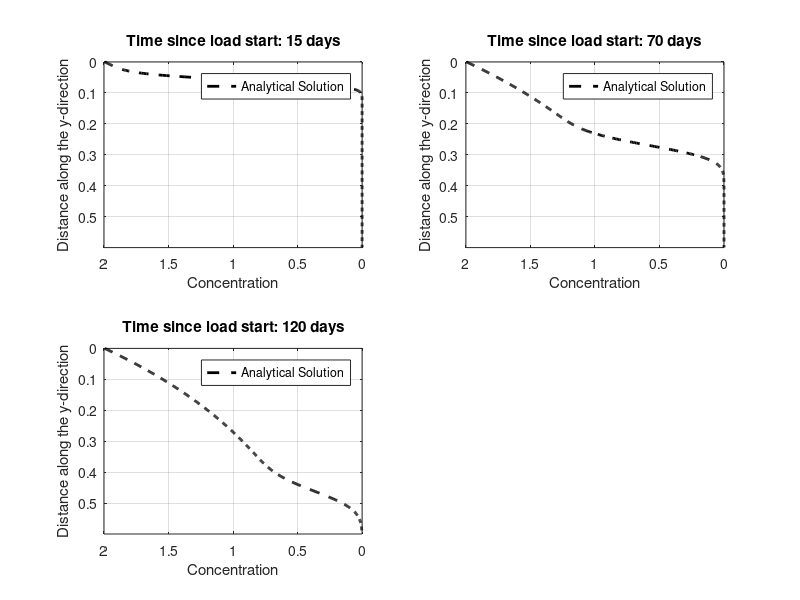

Source code (MATLAB):

% 2-dimensional analytical solution - Transient (using the analytical solution for
% instantaneous point source integrated with respect to time)

function AnltSOL_TRANSIENT_paperWRR

%%%%%%%%%%%%%%%%%%%%%%%%%%%%%%%%%%%%%%%%%%%
% CHOOSE TEST %%%%%%%%%%%%%%%%%%%%%%%%%%%%%%
%%%%%%%%%%%%%%%%%%%%%%%%%%%%%%%%%%%%%%%%%%%

% test = 2; % 2_nrTrans_instS_PorMedia
% test = 4; % 4_nrTrans_contS_PorMedia
% test = 6; % 6_nrTrans_instS_PorMedia_linDecay
% test = 8; % 8_nrTrans_contS_PorMedia_linDecay
 
test = 8; 

%%%%%%%%%%%%%%%%%%%%%%%%%%%%%%%%%%%%%%%%%%%
% General mdoel setup %%%%%%%%%%%%%%%%%%%%%
% Don't change
%%%%%%%%%%%%%%%%%%%%%%%%%%%%%%%%%%%%%%%%%%%
ny                          = 600;          % number of layers (in mm)
Dy                          = 0.0001;      	% longiitudinal dispersivity - y-direction m2/s
specificYield               = 0.23;         % (-)
iLayerLiqFluxSoil_summa_m_s = 1.0359700931174889e-08; % m/s
mLayerDepth_summa_m         = 0.006;        % m

% Preliminary calcs %%%%%%%%%%%%%%%%%%%%%%%%%%%%%%%%
% Intersticial flow velocity because of specific yield
iLayerLiqFluxSoil_summa_mm_s = iLayerLiqFluxSoil_summa_m_s * 1000; % mm/s
iLayerLiqFluxSoil_summa_mm_s_intersticial =...
    iLayerLiqFluxSoil_summa_mm_s / specificYield;       % m/s

V = iLayerLiqFluxSoil_summa_mm_s_intersticial;
%L = V * 60 * 60 * 24 * 20 / 1000;

mLayerDepth_summa_mm = mLayerDepth_summa_m * 1000;

% Time steps
if test == 4 || test == 8 
    tsim = [...
            60 * 60 * 24 * 15,...
            60 * 60 * 24 * 70,...
            60 * 60 * 24 * 120,...
            ];
elseif test == 2 || test == 6 
    tsim = [...
            60 * 60 * 24 * 55,...
            60 * 60 * 24 * 85,...
            60 * 60 * 24 * 120,...
            ];
end

% Storing %%%%%%%%%%%%%%%%%%%%%%%%%%%%%%%%
storage.Dy = Dy;
storage.tsim = tsim;
storage.V = V;
storage.ny = ny;

%%%%%%%%%%%%%%%%%%%%%%%%%%%%%%%%%%%%%%%%%%%%%%%%%%%%%%%%%%%%%%%%%%%%%%
n_ti = numel(tsim);
for ti = 1:n_ti
    
    tsim_i = tsim(ti);
    
    if test == 4 || test == 8 
        
        % Input concentration (continuous)
        C0 = 2;
         
        % Set reation rate
        if test == 4; r = 0; end                % conservative
        if test == 8; r = 0.01/(60*60*24); end  % linear decay
        storage.C0 = C0;
        storage.r = r;
        save InputData storage;
        
        % Call analytical solver
        Analytical_calc_1D_contS(tsim_i)
        
    elseif test == 2 || test == 6
        
        % Input mass (instantaneous)
        M = 350;
        
        % Mass of the receiving node
        mLayerVolFracLiq = [0.2007, 0.2014, 0.2020, 0.2027, 0.2034, 0.2041, 0.2048, 0.2055, 0.2063, 0.2070, 0.2077, 0.2085, 0.2093, 0.2101, 0.2109, 0.2117, 0.2125, 0.2133, 0.2141, 0.2150, 0.2159, 0.2167, 0.2176, 0.2185, 0.2194, 0.2204, 0.2213, 0.2223, 0.2232, 0.2242, 0.2252, 0.2262, 0.2272, 0.2283, 0.2293, 0.2304, 0.2315, 0.2326, 0.2337, 0.2348, 0.2360, 0.2372, 0.2384, 0.2396, 0.2408, 0.2420, 0.2433, 0.2446, 0.2459, 0.2472, 0.2485, 0.2499, 0.2513, 0.2527, 0.2541, 0.2555, 0.2570, 0.2584, 0.2599, 0.2615, 0.2630, 0.2646, 0.2662, 0.2678, 0.2694, 0.2711, 0.2727, 0.2744, 0.2761, 0.2779, 0.2796, 0.2814, 0.2832, 0.2850, 0.2869, 0.2888, 0.2906, 0.2925, 0.2945, 0.2964, 0.2984, 0.3003, 0.3023, 0.3043, 0.3063, 0.3083, 0.3104, 0.3124, 0.3145, 0.3165, 0.3186, 0.3206, 0.3227, 0.3247, 0.3268, 0.3288, 0.3308, 0.3328, 0.3348, 0.3368];
        hru_area_m2      = 32700;
        
        mLayerVolFracWat_summa_m3 = mLayerVolFracLiq * hru_area_m2 * mLayerDepth_summa_m;
        mLayerVolFracWat_summa_mm_m2 = mLayerVolFracLiq * hru_area_m2 * mLayerDepth_summa_m * 1000;
        UpLayVol_mm_m2 = mLayerVolFracWat_summa_m3 * 1000; % to mm*m2
        
        iLayerLiqFluxSoil_summa_mm_s = iLayerLiqFluxSoil_summa_m_s * 1000;
        
        % Set reaction rate
        if test == 2; r = 0; end                % conservative
        if test == 6; r = 0.01/(60*60*24); end  % linear decay
        
        storage.M = M;
        storage.UpLayVol_mm_m2 = UpLayVol_mm_m2;
        storage.mLayerVolFracWat_summa_mm_m2 = mLayerVolFracWat_summa_mm_m2;
        storage.mLayerVolFracLiq = mLayerVolFracLiq;
        storage.r = r;
        storage.mLayerDepth_summa_mm = mLayerDepth_summa_mm;
        storage.iLayerLiqFluxSoil_summa_mm_s = iLayerLiqFluxSoil_summa_mm_s;
        storage.hru_area_m2 =  hru_area_m2;
        save InputData storage;
        
        % Call analytical solver
        Analytical_calc_1D_instS(tsim_i)
        
    end
    %Analytical_calc_1D_2(tsim_i)
    %Analytical_calc_1D_3(tsim_i)
    %Analytical_calc_1D_justAdv(tsim_i, mLayerDepth_summa_m)
    %Analytical_calc_2D
    %Numerical_calc
    Compare_plot(ti, n_ti, tsim_i,mLayerDepth_summa_mm)
    
end


%%%%%%%%%%%%%%%%%%%%%%%%%%%%%%%%%%%%%%%%%
% ANALYTICAL
%%%%%%%%%%%%%%%%%%%%%%%%%%%%%%%%%%%%%%%%%

% 1D, continuous source, Eq. 60 of 
% USGS Chapter B7
% ANALYTICAL SOLUTIONS FOR ONE-, TWO-, AND THREE-DIMENSIONAL SOLUTE
%TRANSPORT IN GROUND-WATER SYSTEMS WITH UNIFORM FLOW
function Analytical_calc_1D_contS(tsim_i)

load InputData storage
C0=storage.C0;
Dy=storage.Dy;
r=storage.r;
V=storage.V;
ny=storage.ny;

Cfinal=zeros(1,ny);

h=waitbar(0,'ANALYTICAL solution: calculating...');

for y=1:ny
    waitbar(y/ny)

    % calculation of A

    %A = (M / UpLayVol) /...
    %    ( 4*n*pi()*(Dx*Dy)^(0.5) );
    A =  C0 / 2;

    % calculation of B
    U = (V^2 + 4*r*Dy)^0.5;
    
    B1 = exp(...
            y * (V - U)/ ...
            (2 * Dy)...
            );
        
    B2 = erfc(...
            (y - (U * tsim_i) ) / ...
            (2 * (Dy * tsim_i)^0.5));
    
    C1 = exp(...
            y * (V + U)/ ...
            (2 * Dy));
    
    C2 = erfc(...
            (y + (U * tsim_i) ) / ...
            (2 * (Dy * tsim_i)^0.5));

    % Final calculation
    C = A * (B1 * B2 + C1 * C2);

    % Saving results
    Cfinal(1,y) = C;

end

close(h)

disp('Analytical solution calculation: OK')

storage.C_analytical = Cfinal';
save AnalytSOL storage;

function Analytical_calc_1D_2(tsim_i)

load InputData storage
C0=storage.C0;
Dy=storage.Dy;
r=storage.r;
V=storage.V;
ny=storage.ny;

Cfinal=zeros(1,ny);

h=waitbar(0,'ANALYTICAL solution: calculating...');

for y=1:ny
    waitbar(y/ny)

    % calculation of A

    %A = (M / UpLayVol) /...
    %    ( 4*n*pi()*(Dx*Dy)^(0.5) );
    
    U = (V^2 + 4*r*Dy)^0.5;
    
    A =  C0 * V^2 / (4 * r * Dy);

    % calculation of B
    
    
    B1 = 2 * exp((y * V / Dy) - r * tsim_i);
        
    B2 = erfc(...
            (y + V * tsim_i) / ...
            (2 * (Dy * tsim_i)^0.5));
    
   C1 = U / V - 1; 
        
   C2 = exp(...
            y * (V - U)/ ...
            (2 * Dy));
    
    C3 = erfc(...
            (y - U * tsim_i) / ...
            (2 * (Dy * tsim_i)^0.5));
        
    D1 = U / V + 1;
    
    D2 = exp(...
            y * (V + U)/ ...
            (2 * Dy));
    
    D3 = erfc(...
            (y + U * tsim_i) / ...
            (2 * (Dy * tsim_i)^0.5));

    % Final calculation
    C = A * (B1 * B2 + C1 * C2 * C3 + D1 * D2 * D3);

    % Saving results
    Cfinal(1,y) = C;

end

close(h)

disp('Analytical solution calculation: OK')

storage.C_analytical = Cfinal';
save AnalytSOL storage;

function Analytical_calc_1D_3(tsim_i)

load InputData storage
C0=storage.C0;
Dy=storage.Dy;
r=storage.r;
V=storage.V;
ny=storage.ny;

Cfinal=zeros(1,ny);

h=waitbar(0,'ANALYTICAL solution: calculating...');

for y=1:ny
    waitbar(y/ny)

    % calculation of A

    %A = (M / UpLayVol) /...
    %    ( 4*n*pi()*(Dx*Dy)^(0.5) );
    

    
    A =  C0;

    % calculation of B
    
    
    B1 = 0.5 *  erfc(...
                (y - V * tsim_i) / ...
                (2 * (Dy * tsim_i)^0.5));
    
   C1 = (V^2 * tsim_i / (pi() * Dy))^0.5;
   
   C2 = exp(-(...
            (y - V * tsim_i)^2)/ ...
            (4 * Dy * tsim_i));
        
   D1  = 0.5 * (1 + (V * y) / Dy + (V^2 * tsim_i) / Dy);
   
   D2  = exp(V * y / Dy);
    
    D3 = erfc(...
            (y + V * tsim_i) / ...
            (2 * (Dy * tsim_i)^0.5));
        

    % Final calculation
    C = A * (B1 +  C1 * C2 - D1 * D2 * D3);

    % Saving results
    Cfinal(1,y) = C;

end

close(h)

disp('Analytical solution calculation: OK')

storage.C_analytical = Cfinal';
save AnalytSOL storage;

function Analytical_calc_1D_justAdv(tsim_i, mLayerDepth_summa_m)

load InputData storage
C0=storage.C0;
Dy=storage.Dy;
r=storage.r;
V=storage.V;
ny=storage.ny;

Cfinal=zeros(1,ny);

h=waitbar(0,'ANALYTICAL solution: calculating...');

for y=1:ny
    waitbar(y/ny)

    % calculation of A

    %A = (M / UpLayVol) /...
    %    ( 4*n*pi()*(Dx*Dy)^(0.5) );
  

    % Final calculation
    C = C0 * (y * mLayerDepth_summa_m - V * tsim_i);

    % Saving results
    Cfinal(1,y) = C;

end

close(h)

disp('Analytical solution calculation: OK')

storage.C_analytical = Cfinal';
save AnalytSOL storage;


% 1D, instantaneous source, Eq. 76 of 
% USGS Chapter B7
% ANALYTICAL SOLUTIONS FOR ONE-, TWO-, AND THREE-DIMENSIONAL SOLUTE
%TRANSPORT IN GROUND-WATER SYSTEMS WITH UNIFORM FLOW
function Analytical_calc_1D_instS(tsim_i)

load InputData storage
M = storage.M;
UpLayVol_mm_m2 = storage.UpLayVol_mm_m2;
mLayerVolFracLiq = storage.mLayerVolFracLiq;
Dy = storage.Dy;
r = storage.r;
V = storage.V;
ny = storage.ny;
hru_area_m2 = storage.hru_area_m2;
mLayerVolFracWat_summa_mm_m2 = storage.mLayerVolFracWat_summa_mm_m2;
mLayerDepth_summa_mm = storage.mLayerDepth_summa_mm;
iLayerLiqFluxSoil_summa_mm_s = storage.iLayerLiqFluxSoil_summa_mm_s;

% Loading point
Yc=1;
% porosity
n = 1; % not needed because it's accounted for in the intersticil flow velocity

% Mass injection unit of aquifer thickness (and area because it's 1D)
% M (g/m3), Vol = m3/s, M_unitVol = 
UpLayVol_m3 = UpLayVol_mm_m2 / 1000;
M_unitVol = M / UpLayVol_m3(1);
M_unitVol = M * (iLayerLiqFluxSoil_summa_mm_s);

M_unitVol = M / ((mLayerDepth_summa_mm / 1000) * mLayerVolFracLiq(1) * hru_area_m2);
M_unitVol = M_unitVol * ( 4 * n * pi() * Dy );

M_unitVol = 1.8/1000 * ( 4 * n * pi() * Dy ) / 1.75; %=1.2925e-06%

%M_nunitVol = 350 / (0.006 * 0.2 * 32700);
M_unitVol = (2 * iLayerLiqFluxSoil_summa_mm_s) ;
%MunitVol = (2 * iLayerLiqFluxSoil_summa_mm_s) / UpLayVol_m3(1);
M_unitVol = (0.006 * iLayerLiqFluxSoil_summa_mm_s / 6);

Cinit = (2 * iLayerLiqFluxSoil_summa_mm_s * 900 * hru_area_m2/1000) ...
        / (iLayerLiqFluxSoil_summa_mm_s * 900 * hru_area_m2/1000 + UpLayVol_m3(1)/6);
M_unitVol = Cinit * V;
M_unitVol = M_unitVol / 3.2%* 1.8e6 
%M_unitVol = 1.2925e-06;

Cfinal=zeros(1,ny);

h=waitbar(0,'ANALYTICAL solution: calculating...');

for y=1:ny
    
    waitbar(y/ny)

    % calculation of A

    A = (M_unitVol) /...
        ( 4 * n * pi() * Dy);

    % calculation of B
    B = exp(...
            V*(y-Yc)/ ...
            (2*Dy));

    D = exp( ...
            -( V^2 / (4*Dy) + r) * tsim_i ...
            -( (y-Yc)^2 ./ (4 * Dy * tsim_i))) ;

    % Final calculation
    C = A * B * D;

    % Saving results
    Cfinal(1,y) = C;
   
end
close(h)

% Get the effect of dilution because of different layer volumes
% 1) Using cubic spline to extrapolate for all sub-layers because the
% analytical solution has 1 mm of resolution, while the model has 6 mm
mLayerVolFracLiq_interp = spline(...
    1:6:600,...
    mLayerVolFracLiq,...
    1:1:600);
%figure;plot(mLayerVolFracLiq_interp^0.5,[1:1:600]/1000); set(gca,"Ydir","reverse"); set(gca,"Xdir","reverse");

Cfinal_corr = Cfinal * mLayerVolFracLiq_interp(1) ./ mLayerVolFracLiq_interp;

disp('Analytical solution calculation: OK')

storage.C_analytical = Cfinal_corr';
save AnalytSOL storage;

function Analytical_calc_2D

load InputData storage
M=storage.M;
UpLayVol=storage.UpLayVol;
n=storage.n;
Dx=storage.Dx;
Dy=storage.Dy;
r=storage.r;
Xc=storage.Xc;
Yc=storage.Yc;
tsim=storage.tsim;
V=storage.V;
nx=storage.nx;
ny=storage.ny;

Cfinal=zeros(nx,ny);

h=waitbar(0,'ANALYTICAL solution: calculating...');
for x=1:nx
    waitbar(x/nx)
    for y=1:ny
        
    % calculation of A
    
    A = (M / UpLayVol) /...
        ( 4*n*pi()*(Dx*Dy)^(0.5) );

    % calculation of B
    B = exp(...
            V*(y-Yc)/ ...
            (2*Dy));

    % Integral to solve
    fun = @(t) exp( ...
                    -( V^2 / (4*Dx) + r) * t ...
                    -( (x-Xc)^2 ./ (4*Dx*t) ) ...
                    -( (y-Yc)^2 ./ (4*Dy*t))) ;
                
    D = quad(fun,0,tsim);

    % Final calculation
    C = A*B*D;
    
    % Saving results
    Cfinal(x,y) = C;
   
    end
end
close(h)

disp('Analytical solution calculation: OK')

storage.C_analytical = Cfinal';
save AnalytSOL storage;


%%%%%%%%%%%%%%%%%%%%%%%%%%%%%%%%%%%%%%%%%
% Plotting
%%%%%%%%%%%%%%%%%%%%%%%%%%%%%%%%%%%%%%%%%

function Compare_plot(ti, n_ti, tsim_i,mLayerDepth_summa_m)

load InputData storage
InputData = storage;

load AnalytSOL storage
C_analytical = storage.C_analytical;


colormap(gray)
cmap = colormap
cmap = flipud(cmap);

cm = [jet(64);gray(64)];

nsubplot_x = ceil((n_ti)^0.5);
nsubplot_y = ceil(n_ti / nsubplot_x);

if ti==1
     figure
end

% Longitudinal profile
subplot(nsubplot_x,nsubplot_y,ti)
plot(C_analytical,(0:1:InputData.ny-1)/1000,'k--','linewidth',2)
ylim([0 InputData.ny/1000])
%xlim([0 2])
set(gca, 'Ydir', 'reverse'); 
xlabel('Concentration')
ylabel('Distance along the y-direction')
title(['Time since load start: ', num2str(tsim_i/(24*60*60)), ' days'])
legend('Analytical Solution')
set (gca,'Xdir','reverse')
grid on
hold on


disp('ANALYTICAL and NUMERICAL solutions compared: OK')
disp('Finished')
